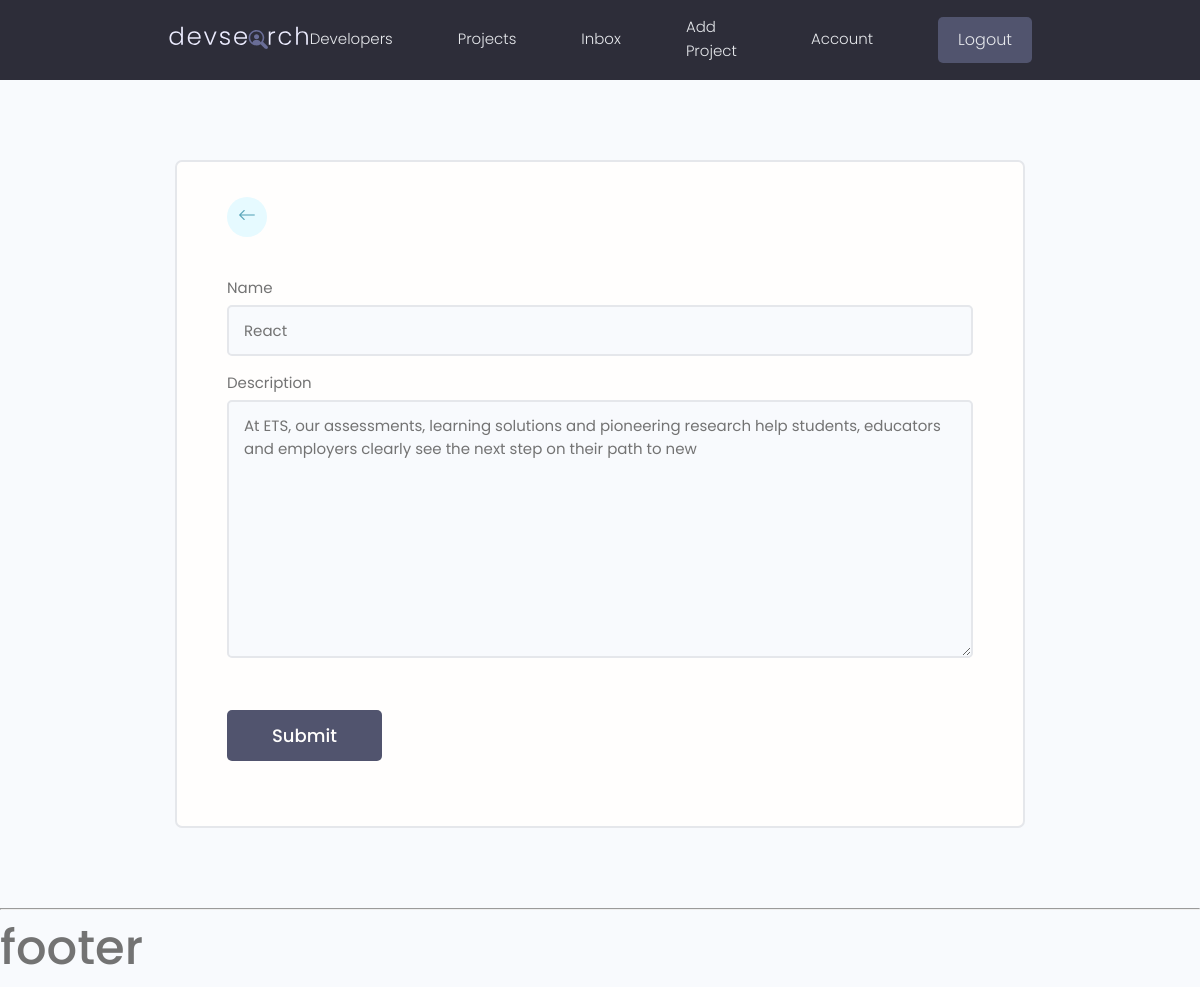
The page /update-skill/5071e5f0-23e9-4390-b7b0-487210aa42f7 (signed in) on the database its author committed.
### users/models.py (models this page shows, shortened)
class Skill(models.Model):
    owner = models.ForeignKey(Profile, on_delete=models.CASCADE, null=True, blank=True)
    name = models.CharField(max_length=200, blank=True, null=True)
    description = models.TextField(null=True, blank=True)
    created = models.DateTimeField(auto_now_add=True)
    id = models.UUIDField(default=uuid.uuid4, unique=True,
                          primary_key=True, editable=False)

### users/views.py (the view)
# urls.py: path('update-skill/<str:pk>', views.updateSkill, name='update-skill'),
@login_required(login_url='login')
def updateSkill(request, pk):
    profile = request.user.profile
    skill = profile.skill_set.get(id=pk)
    form = SkillForm(instance=skill)
    if request.method == 'POST':
        form = SkillForm(request.POST, instance=skill)
        if form.is_valid():
            form.save()
            messages.success(request, 'Skill was edited successfully :D')
            return redirect('user-account')
    context = {
        'form': form,
    }
    return render(request, 'users/skill_form.html', context)

### users/forms.py
class SkillForm(ModelForm):
    class Meta:
        model = Skill
        fields = '__all__'
        exclude = ['owner']
    def __init__(self, *args, **kwargs):
        super(SkillForm, self).__init__(*args, **kwargs)
        for name, field in self.fields.items():
            field.widget.attrs.update({'class': 'input'})

### users/templates/users/skill_form.html (shortened to what this page needs)
{% extends 'main.html' %}
{% block content %}
    <main class="formPage my-xl">
        <div class="content-box">
            <div class="formWrapper">
                <a class="backButton" href="{% url 'user-account' %}"><i class="bi bi-arrow-left"></i></a>
                <br>
                <form class="form" method="POST" enctype="multipart/form-data">
                    {% for field in form %}
                        <div class="form__field">
                            <label for="formInput#text">{{ field.label }}</label>
                            {{ field }}
                        </div>
                    {% endfor %}
                    <input class="btn btn--sub btn--lg  my-md" type="submit" value="Submit"/>
                </form>
            </div>
        </div>
    </main>
{% endblock %}

### static/styles/app.css (style rules this page uses)
:root { --color-sub: #2d2d39; }
.btn--sub { background-color: var(--color-sub-light); }
.content-box { width: 95%; max-width: 85rem; margin: 0 auto; }
.backButton { background: var(--color-main-light); color: var(--color-main); width: 4rem; height: 4rem; display: flex; align-items: center; justify-content: center; border-radius: 50%; }
.backButton i { font-size: 1.8rem; }
.formPage .formWrapper { list-style: none; background: var(--color-white); padding: 3.5rem 5rem; border: 2px solid var(--color-light); border-radius: 0.7rem; }

### static/uikit/styles/modules/_variables.css (style rules this page uses)
:root { --color-main: #5aa5b9; --color-main-light: #e6faff; --color-sub: #3f4156; --color-sub-light: #51546e; --color-sub-lighter: #ededfd; --color-text: #737373; --color-gray: #8b8b8b; --color-light: #e5e7eb; --color-light-gray: #767676; --color-bg: #f8fafd; --color-white: #fffefd; --color-white-light: #f3f3f3; --color-success: #359e64; --color-success-bg: #def8e8; --color-error: #fc4b0b; --color-error-bg: #fff2ee; --font-base: 'Poppins', arial, helvetica, 'Segoe UI', roboto, ubuntu, sans-serif; --font-monospace: 'Fira Code', 'Courier New', courier, monospace; --font-regular: 300; --font-medium: 500; --font-bold: 700; --generic-shadow: 1px 1px 5px #00000010; --generic-transition: all 0.3s ease-in-out; }

### static/uikit/styles/modules/_base.css (style rules this page uses)
* { margin: 0; padding: 0; box-sizing: border-box; text-rendering: optimizeLegibility; color: inherit; font-size: inherit; }
html { font-size: 50%; }
@media only screen and (min-width: 480px) { html { font-size: 56.25%; } }
@media only screen and (min-width: 1200px) { html { font-size: 62.5%; } }
body { line-height: 1.6; font-weight: 400; font-size: 1.5rem; color: var(--color-text); background-color: var(--color-bg); min-height: 100vh; }

### static/uikit/styles/modules/_typography.css (style rules this page uses)
* { font-family: var(--font-base); }
a { padding-bottom: 2px; text-decoration: none; display: inline-block; color: var(--color-main); font-weight: var(--font-medium); }

### static/uikit/styles/modules/_utilities.css (style rules this page uses)
.my-md { margin: 3rem auto; }
.my-xl { margin: 8rem auto; }

### static/uikit/styles/modules/_button.css (style rules this page uses)
.btn { display: inline-block; position: relative; cursor: pointer; background-color: var(--color-light); font-weight: var(--font-medium); color: var(--color-sub); text-decoration: none; padding: 1rem 2rem; border-radius: 0.5rem; border: none; width: -webkit-fit-content; width: -moz-fit-content; width: fit-content; height: -webkit-fit-content; height: -moz-fit-content; height: fit-content; font-size: 1.6rem; outline-width: 0; outline-color: transparent; -webkit-backface-visibility: hidden; backface-visibility: hidden; transition: all 0.3s ease-in-out; }
.btn--sub { background-color: var(--color-sub); color: var(--color-white); }
.btn--lg { font-size: 1.8rem; padding: 1.2rem 4.5rem; }

### static/uikit/styles/modules/_form.css (style rules this page uses)
.form { display: block; }
.form__field { margin-top: 1.5rem; margin-bottom: 1.5rem; }
.form__label, .form__field > label { display: block; margin-bottom: 0.5rem; color: var(--color-text); }
input.input[type='text'], input.input[type='email'], input.input[type='password'], input.input[type='number'], textarea.input { min-width: 24rem; width: 100%; padding: 1.2rem 1.5rem; border-radius: 0.5rem; border: 2px solid var(--color-light); transition: all 0.3s ease-in-out; background-color: var(--color-bg); }

### rows shown on the page
Skill: form "React" "At ETS, our assessments, learning solutions and pioneering research help students, educators and employers clearly see the next step on their path to new"

### other values the page prints
{{ field.label }} "Name" "Description"
